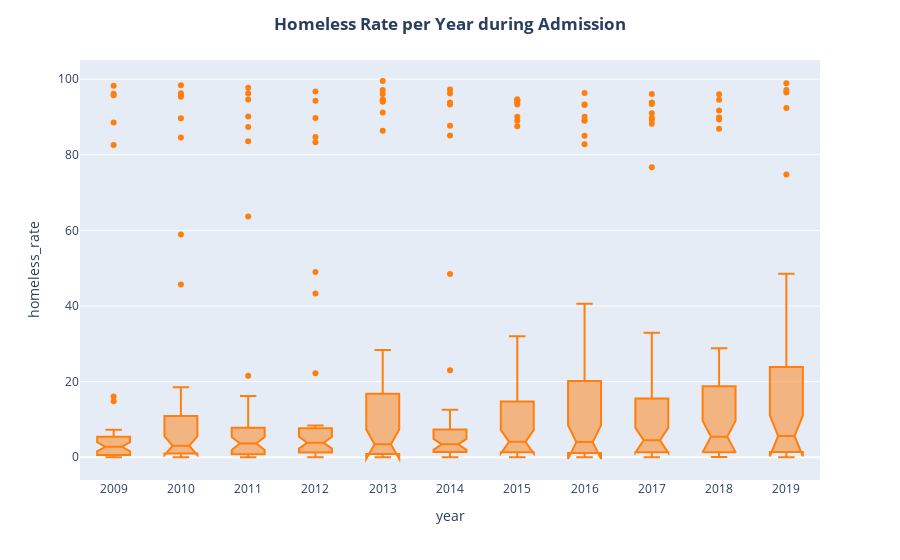

The cell this chart's notebook holds for it:
### Code cell
fig_hom = px.box(homeless_rate, x="year", y="homeless_rate",notched=True, hover_data=["state"], color_discrete_sequence=[ "#FF7F0E"] )
fig_hom.update_traces(quartilemethod="exclusive") # or "inclusive", or "linear" by default
fig_hom.update_layout(title_text= "<b>Homeless Rate per Year during Admission</b>", title_x=0.5)
fig_hom.update_xaxes(nticks=15) 
fig_hom.show()

### Figure 1 — Plotly figure (JSON) as saved in the notebook; plotly's stock layout.template omitted (floating-point values rounded to 4 significant figures; data arrays with more than 128 entries replaced by an {"elided": "..."} marker saying what was removed)
{"data": [{"alignmentgroup": "True", "customdata": {"elided": "466x1 str values"}, "hovertemplate": "year=%{x}<br>homeless_rate=%{y}<br>state=%{customdata[0]}<extra></extra>", "legendgroup": "", "marker": {"color": "#FF7F0E"}, "name": "", "notched": true, "offsetgroup": "", "orientation": "v", "quartilemethod": "exclusive", "showlegend": false, "type": "box", "x": {"elided": "466 int values"}, "x0": " ", "xaxis": "x", "y": {"elided": "466 float values"}, "y0": " ", "yaxis": "y"}], "layout": {"boxmode": "group", "legend": {"tracegroupgap": 0}, "margin": {"t": 60}, "title": {"text": "<b>Homeless Rate per Year during Admission</b>", "x": 0.5}, "xaxis": {"anchor": "y", "domain": [0, 1], "nticks": 15, "title": {"text": "year"}}, "yaxis": {"anchor": "x", "domain": [0, 1], "title": {"text": "homeless_rate"}}}}
